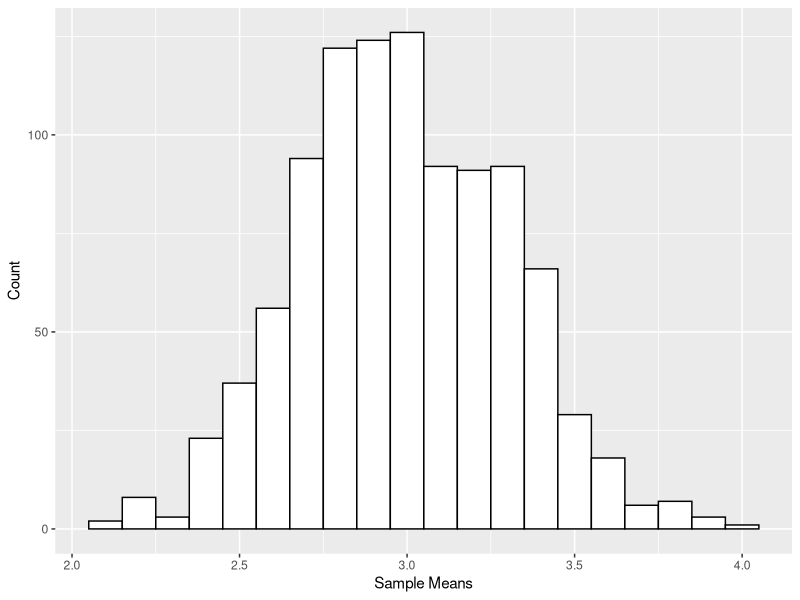
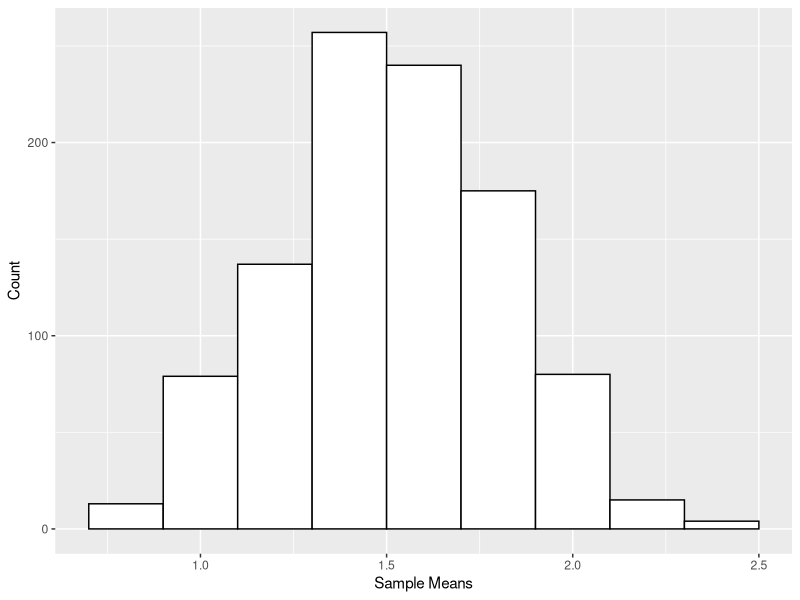
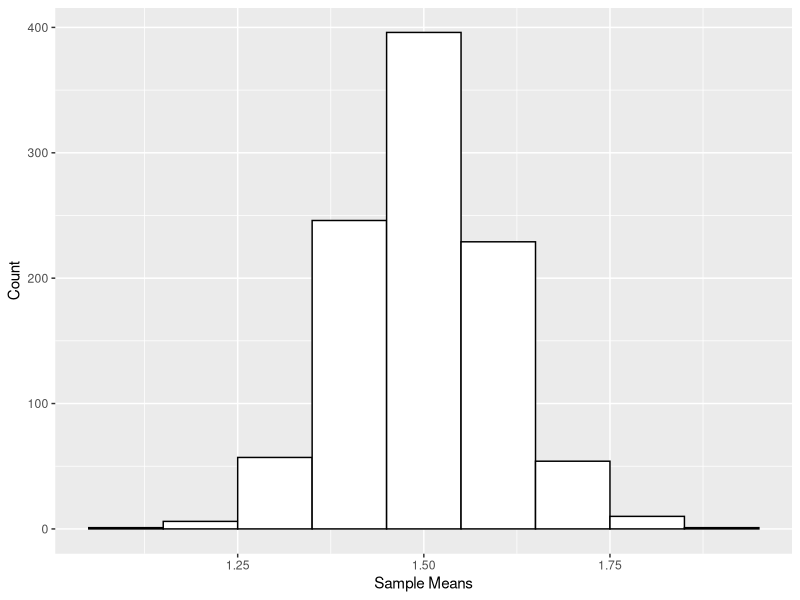

The R source for these figures, in order:
# main.R
# This file contains the implementation of the functions in the Project 2
# NOTE: THIS SCRIPT WAS COMPILED ON A LINUX MACHINE - SOME STATEMENTS MAY THROW
# WARNINGS OR ERRORS IN OTHER SYSTEMS

library(ggplot2)  # for generating high quality plots
set.seed(124)  # seed the random generators

# LaTex template for the output
outputTemplate <- "\\subsection{Output}

    The first sample mean and standard deviation were computed:

    \\[ E(\\overline{X}) = %.3f, \\ \\sigma_{\\overline{X}} = %.3f \\]

    All the samples were then used to find the sample mean and standard deviation:

    \\begin{table}[h]
        \\centering
        \\begin{tabular*}{200pt}{@{\\extracolsep{\\fill}} c c c}

        & \\textbf{Actual} & \\textbf{Theoretical} \\\\
        \\hline
        $\\mu$ & %.3f  & %.3f \\\\
        E($\\overline{X}$) & %.3f & %.3f \\\\
        $\\sigma$ & %.3f & %.3f \\\\
        $\\sigma$\\textsubscript{$\\overline{X}$} & %.3f & %.3f \\\\

        \\end{tabular*}
    \\end{table}
"

# global variables
NUMSAMPS <- 1000
firstMean <- 0
firstStd <- 0

# ------------------------------ Part 1 ------------------------------

# initialize parameters for normal distribution
N <- 40  # size
mu <- 3  # mean
sigma <- 2  # standard deviation

sampMeans <- rep(0, times=NUMSAMPS)  # initialize empty array
firstMean <- 0
firstStd <- 0

# generate 1000 samples
for (i in 1:NUMSAMPS){
    generatedData <- rnorm(N, mu, sigma)
    # store the sample means in vector
    sampMeans[i] = mean(generatedData)

    if (i == 1) {
        firstMean = mean(generatedData)
        firstStd = sd(generatedData)
    }

}

# save output
sink("part1.tex", append=FALSE, split=FALSE)
cat(
    sprintf(
        outputTemplate,
        firstMean, firstStd,
        mu, mu,
        mean(sampMeans), mean(sampMeans),
        sigma, sigma,
        sd(sampMeans), sigma/sqrt(N)
    )
)
sink()

png(filename="figures/hist1.png")
# plot a histogram of the data
ggplot() + aes(sampMeans) + 
    geom_histogram(binwidth=0.1, color="black", fill="white") +
    labs(y="Count", x="Sample Means")

dev.off()


# ------------------------------ Part 2 ------------------------------

# initialize parameters for binomial distribution
N <- 15
n <- 10
p <- 0.15

sampMeans <- rep(0, times=NUMSAMPS)  # initialize empty array
for (i in 1:NUMSAMPS){
    generatedData <- rbinom(N, n, p)
    sampMeans[i] = mean(generatedData)

    if (i == 1) {
        firstMean = mean(generatedData)
        firstStd = sd(generatedData)
    }

}

# save output
sink("part2.tex", append=FALSE, split=FALSE)
cat(
    sprintf(
        outputTemplate,
        firstMean, firstStd,
        n*p, n*p,
        mean(sampMeans), mean(sampMeans),
        n*p*(1-p), n*p*(1-p),
        sd(sampMeans), sd(sampMeans)
    )
)
sink()

png(filename="figures/hist2.png")

# plot a histogram of the data
ggplot() + aes(sampMeans) + 
    geom_histogram(binwidth=0.2, color="black", fill="white") +
    labs(y="Count", x="Sample Means")

dev.off()


# ------------------------------ Part 3 ------------------------------

# initialize parameters for binomial distribution
N <- 120
n <- 10
p <- 0.15

sampMeans <- rep(0, times=NUMSAMPS)  # initialize empty array
for (i in 1:NUMSAMPS){
    generatedData <- rbinom(N, n, p)
    sampMeans[i] = mean(generatedData)

    if (i == 1) {
        firstMean = mean(generatedData)
        firstStd = sd(generatedData)
    }

}

# save output
sink("part3.tex", append=FALSE, split=FALSE)
cat(
    sprintf(
        outputTemplate,
        firstMean, firstStd,
        n*p, n*p,
        mean(sampMeans), mean(sampMeans),
        n*p*(1-p), n*p*(1-p),
        sd(sampMeans), sd(sampMeans)
    )
)
sink()

png(filename="figures/hist3.png")

# plot a histogram of the data
ggplot() + aes(sampMeans) + 
    geom_histogram(binwidth=0.1, color="black", fill="white") +
    labs(y="Count", x="Sample Means")

dev.off()
